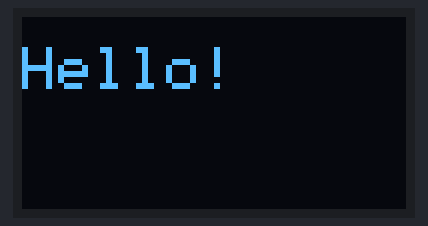
The sketch below on a simulated Arduino Uno, built with avr-gcc and run on an emulated ATmega328P. On the bench: 128×64 one-colour display. Random numbers use the default seed unless the sketch sets one.

Above: at 2.1 s.
At 4.2 s:
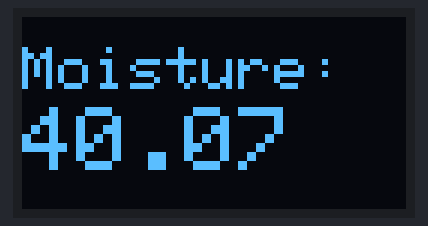
At 12.5 s:
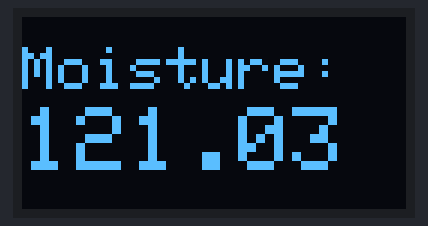
At 21.4 s:
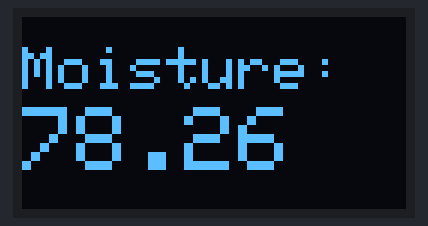
At 30.2 s:
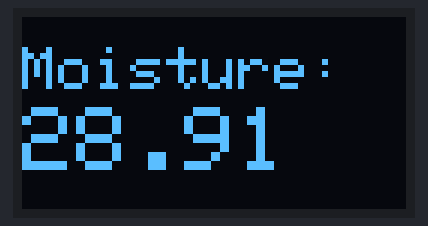
At 39.1 s:
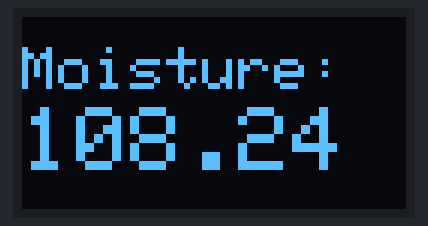

The sketch:

led_screen.ino
```cpp
/*********
  Rui Santos
  Yupeng Chang
  Edward Li
  Complete project details at https://randomnerdtutorials.com

  Screnn: ssd1306_128x64_i2c
*********/

#include <Wire.h>
#include <Adafruit_GFX.h>
#include <Adafruit_SSD1306.h>

#define SCREEN_WIDTH 128 // OLED display width, in pixels
#define SCREEN_HEIGHT 64 // OLED display height, in pixels

// Declaration for an SSD1306 display connected to I2C (SDA, SCL pins)
Adafruit_SSD1306 display(SCREEN_WIDTH, SCREEN_HEIGHT, &Wire, -1);

void setup() {
  Serial.begin(115200);

  if(!display.begin(SSD1306_SWITCHCAPVCC, 0x3C)) { // Address 0x3D for 128x64
    Serial.println(F("SSD1306 allocation failed"));
    for(;;);
  }
  delay(2000);
  display.clearDisplay();
  display.setTextSize(1);
  display.setTextColor(WHITE);
  display.setCursor(0, 10);
  // Display static text
  display.setCursor(0, 10);
  display.setTextSize(2);
  display.println("Hello!");
  display.display();
  delay(2000);
}

void loop() {
  display.clearDisplay();
  display.setCursor(0, 10);
  // Display static text
  display.setTextSize(2);
  display.println("Moisture:");
  display.display();
  float rand_num = random(12800);
  display.setCursor(0, 30);
  display.setTextSize(3);
  display.println(rand_num * 0.01);
  display.display();
  delay(500);
}
```

Measured:
- what the display in image 0 shows lasts 2.0 s, from 2.1 s to 4.1 s
- what the display in image 1 shows lasts 0.5 s, from 4.1 s to 4.6 s
